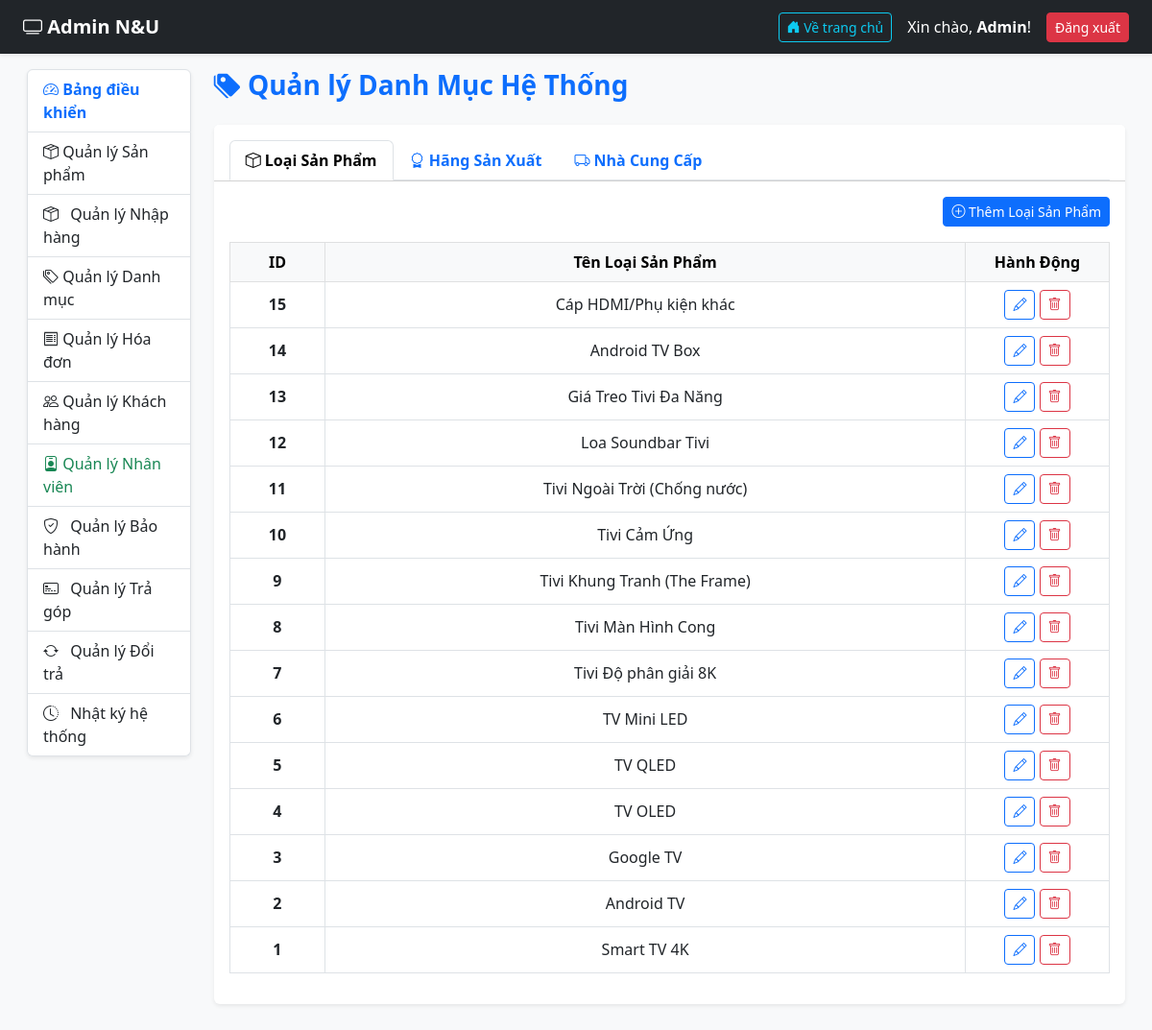
Page /admin/danh_muc.php on the committed database.
### tables this page shows
CREATE TABLE `loaisanpham` (
  `ID` int(11) NOT NULL,
  `TenLoai` varchar(100) DEFAULT NULL
);

### admin/danh_muc.php (the view, shortened to what this page needs)
<?php
require_once '../connect.php';
$sql_lsp = "SELECT * FROM loaisanpham ORDER BY ID DESC";
$res_lsp = $conn->query($sql_lsp);
require_once 'header.php';
require_once 'sidebar.php';
?>
<div class="col-md-9 col-lg-10 mb-5">
    <div class="d-flex justify-content-between align-items-center mb-3">
        <h3 class="text-primary fw-bold"><i class="bi bi-tags-fill"></i> Quản lý Danh Mục Hệ Thống</h3>
    </div>
    <div class="card shadow-sm border-0">
        <div class="card-header bg-white pt-3 pb-0">
            <ul class="nav nav-tabs fw-bold" id="myTab" role="tablist">
                <li class="nav-item" role="presentation">
                    <button class="nav-link active" id="loai-tab" data-bs-toggle="tab" data-bs-target="#loai" type="button" role="tab"><i class="bi bi-box"></i> Loại Sản Phẩm</button>
                </li>
                <li class="nav-item" role="presentation">
                    <button class="nav-link" id="hang-tab" data-bs-toggle="tab" data-bs-target="#hang" type="button" role="tab"><i class="bi bi-award"></i> Hãng Sản Xuất</button>
                </li>
                <li class="nav-item" role="presentation">
                    <button class="nav-link" id="ncc-tab" data-bs-toggle="tab" data-bs-target="#ncc" type="button" role="tab"><i class="bi bi-truck"></i> Nhà Cung Cấp</button>
                </li>
            </ul>
        </div>
        <div class="card-body">
            <div class="tab-content" id="myTabContent">
                <div class="tab-pane fade show active" id="loai" role="tabpanel">
                    <div class="mb-3 text-end">
                        <a href="loai_them.php" class="btn btn-sm btn-primary"><i class="bi bi-plus-circle"></i> Thêm Loại Sản Phẩm</a>
                    </div>
                    <table class="table table-hover table-bordered align-middle text-center">
                        <thead class="table-light">
                            <tr>
                                <th>ID</th>
                                <th>Tên Loại Sản Phẩm</th>
                                <th width="150">Hành Động</th>
                            </tr>
                        </thead>
                        <tbody>
                            <?php while($row = $res_lsp->fetch_assoc()): ?>
                            <tr>
                                <td class="fw-bold"><?php echo $row['ID']; ?></td>
                                <td><?php echo htmlspecialchars($row['TenLoai']); ?></td>
                                <td>
                                    <a href="loai_sua.php?id=<?php echo $row['ID']; ?>" class="btn btn-sm btn-outline-primary"><i class="bi bi-pencil"></i></a>
                                    <a href="loai_xoa.php?id=<?php echo $row['ID']; ?>" onclick="return confirm('Bạn có chắc muốn xóa loại sản phẩm này?')" class="btn btn-sm btn-outline-danger"><i class="bi bi-trash"></i></a>
                                </td>
                            </tr>
                            <?php endwhile; ?>
                        </tbody>
                    </table>
                </div>
            </div>
        </div>
    </div>
</div>
<?php require_once 'footer.php'; ?>

### rows in the picture
loaisanpham: ID "15", TenLoai "Cáp HDMI/Phụ kiện khác"
loaisanpham: ID "14", TenLoai "Android TV Box"
loaisanpham: ID "13", TenLoai "Giá Treo Tivi Đa Năng"
loaisanpham: ID "12", TenLoai "Loa Soundbar Tivi"
loaisanpham: ID "11", TenLoai "Tivi Ngoài Trời (Chống nước)"
loaisanpham: ID "10", TenLoai "Tivi Cảm Ứng"
loaisanpham: ID "9", TenLoai "Tivi Khung Tranh (The Frame)"
loaisanpham: ID "8", TenLoai "Tivi Màn Hình Cong"
loaisanpham: ID "7", TenLoai "Tivi Độ phân giải 8K"
loaisanpham: ID "6", TenLoai "TV Mini LED"
loaisanpham: ID "5", TenLoai "TV QLED"
loaisanpham: ID "4", TenLoai "TV OLED"
loaisanpham: ID "3", TenLoai "Google TV"
loaisanpham: ID "2", TenLoai "Android TV"
loaisanpham: ID "1", TenLoai "Smart TV 4K"
